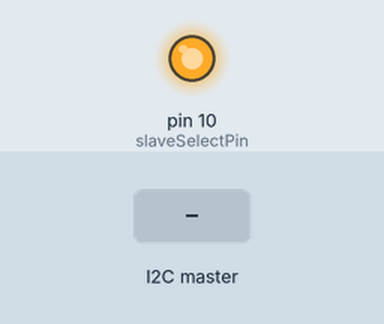
Recording of a sketch running on a simulated Arduino Uno, built with avr-gcc and run on an emulated ATmega328P. On the bench: output pins drawn as LEDs (lit = HIGH). The test bench sets the inputs (shaded band). Pins used as bus, display or sensor lines are not drawn; what the sketch prints to the serial monitor is not drawn.

Above: at 1.8 s.
1.9 s: the I2C master sends the byte 1
Timing chart, 0 to 4.9 s (numbered marks = the images above; inputs shaded):
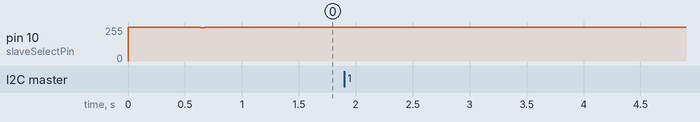

The sketch:

sketch_oct29a.ino
```cpp
#include <SPI.h>
#include <Wire.h>
#include <stdint.h>
// set pin 10 as the slave select for the digital pot:
const int slaveSelectPin = 10;
const byte CMD0_ADSTAT = 0b10000101;
const byte CMD1_ADSTAT = 0b01101010;
const byte CMD0_RDSTATA = 0b10000000;
const byte CMD1_RDSTATA = 0b00010000;
const byte CMD0_RDCVA = 0b10000000;
const byte CMD1_RDCVA = 0b00000100;
const byte CMD0_RDCVC = 0b10000000;
const byte CMD1_RDCVC = 0b00001000;
const byte CMD0_WRCFG = 0b10000000;
const byte CMD1_WRCFG = 0b00000001;
const byte CMD0_RDCFG = 0b10000000;
const byte CMD1_RDCFG = 0b00000010;
const byte ADCV0 =0b10000011;
int32_t vcells[4]={0,0,0,0};
unsigned int temp=0;
int current=0;
int current1=0;
int current2=0;
int current3=0;
int current4=0;
unsigned int vmin=0;
int updating = 0;
const byte PEC0_ADSTAT = 0b11010110;
const byte PEC1_ADSTAT = 0b11101100;
const byte PEC0_RDSTATA = 0b10011101;
const byte PEC1_RDSTATA = 0b01100110;
const byte PEC0_RDCVA =0b01110111;
const byte PEC1_RDCVA= 0b11010110;
const byte PEC0_RDCVC =0b00101110;
const byte PEC1_RDCVC= 0b01000110;
const byte PEC0_WRCFG = 0b01001101;
const byte PEC1_WRCFG = 0b01111010;
const byte PEC0_RDCFG=0b01011011;
const byte PEC1_RDCFG=0b00011110;

const byte PEC0_WRCFG0 = 0b00111101;
const byte PEC1_WRCFG0 = 0b01101110;

const byte CFGR0 = 0b00000110;
const byte CFGR1 = 0b01010010;
const byte CFGR2 = 0b10000111;
const byte CFGR3 = 0b10111011;
const byte CFGR4[7]={0x00, 0b00000010,0b00000100,0b01000000,0b10000000,0b11000000, 0b00000110};
const byte CFGR5[3]= {0x00,0b00010000, 0b00100000};
const byte PEC0_CFG[15] = {0b11110000,0b00110000,0b00010111,0b10010011, 0b11011011, 0b10001100, 0b11100011,0b11011101, 0b11111010, 0b01111110,0b00110110, 0b01100001,0b00001110};
const byte PEC1_CFG[15]= {0b00011110, 0b10011010,0b01010110, 0b00111010,0b00100100, 0b11111100,0b00101110, 0b11101000,0b00100100,0b01010110,0b10001110, 0b01011100};
const byte ADCV1= 0b01100000;
const byte PEC0_ADCV1[4] ={ 0b10000100, 0b00001111, 0b00011001, 0b10010010 };
const byte PEC1_ADCV1[4] = {0b01111000, 0b01001010, 0b00101110, 0b00011100};
const byte RDSTATA[4] = {CMD0_RDSTATA, CMD1_RDSTATA, PEC0_RDSTATA, PEC1_RDSTATA };
const byte RDCVA[4] = {CMD0_RDCVA, CMD1_RDCVA, PEC0_RDCVA, PEC1_RDCVA };
const byte RDCVC[4] = {CMD0_RDCVC, CMD1_RDCVC, PEC0_RDCVC, PEC1_RDCVC };

unsigned int vref=0;

typedef enum CELL_DISCHARGE { no_cell,
  cell2,
  cell3,
  cell7,
  cell8,
  cell2_3,
  cell7_8
} CELL_DISCHARGE_t; // cell 2, 3, 7 and 8 correspond to cells 1, 2, 3 and 4 from the battery, respective

typedef enum TIMEOUT {
  disabled,
  halfmin,
  onemin
}TIMEOUT_t;

typedef struct command_struct {
  uint8_t cmd0;
  uint8_t cmd1;
  uint16_t pec;
  }command_struct_t;
typedef union command_message{
  command_struct_t asStruct;
  uint8_t asArray[4];
  }command_message_t;
typedef struct configg_struct {
  uint8_t cfgr0;
  uint8_t cfgr1;
  uint8_t cfgr2;
  uint8_t cfgr3;
  uint8_t cfgr4;
  uint8_t cfgr5;
  uint16_t pec;
}configg_struct_t;
typedef union configg_message{
  configg_struct_t asStruct;
  uint8_t asArray[8];
}configg_message_t;
typedef enum command_type {
  WRCFGt = 0,
  RDCFGt,
  ADCVt,
  RDCVAt,
  RDCVCt,
  }command_type_t;
void set_command(command_message_t * command, command_type_t c_type);
void set_configg( configg_message_t * configg, uint8_t config4, TIMEOUT_t mins);
void write_read(configg_message_t* configg, command_message_t* command, uint8_t* data_read );
void receiveEvent(int howMany);
void wakeup(void);
uint8_t cfg4_old = 11;
unsigned int calculate_voltage( uint8_t reg1, uint8_t reg2);
void calculate_min(void);
uint16_t calculate_pec(uint8_t* datagram, uint8_t dimension);
void send_i2cData(void);

 command_message_t W_command;
 command_message_t rca_command;
 command_message_t rcc_command;
 command_message_t adcv_command;
 configg_message_t my_configg;

  uint8_t data_read1[8]= {0};
  uint8_t data_read2[8]= {0};
  uint8_t incoming_i2c[8] = {0};
void setup() {
  // put your setup code here, to run once:
  pinMode(10, OUTPUT);
  digitalWrite(10, HIGH);
  pinMode(12, INPUT);   // configguring SPI pins
  pinMode(11, OUTPUT);
  pinMode(13, OUTPUT);
  digitalWrite(13, HIGH);
  set_command(&W_command, WRCFGt);
  set_command(&rcc_command, RDCVCt);
  set_command(&rca_command, RDCVAt);
  set_command(&adcv_command, ADCVt);
  // initialize SPI:
  SPI.begin();
  SPI.setClockDivider(SPI_CLOCK_DIV8);
  Wire.setClock(100000);
//  Wire.begin();
//  Wire.onReceive(receiveEvent);

  Serial.begin(9600);
      delay(500);
      Wire.begin(24);
      Wire.onReceive(receiveEvent);
      Wire.onRequest(send_i2cData);
  wakeup();
    write_read(0, &adcv_command, 0);
    delay(50);
    wakeup();
    write_read(0, &rca_command, data_read1);

    vcells[cell2-1]= calculate_voltage(data_read1[2], data_read1[3]); // assembly the values
    vcells[cell3-1]= calculate_voltage(data_read1[4], data_read1[5]);

    wakeup();
    write_read(0, &rcc_command, data_read2);
    vcells[cell8-1]= calculate_voltage(data_read2[2], data_read2[3]);
   vcells[cell7-1]= calculate_voltage(data_read2[0], data_read2[1]);
}

void loop() {
  // put your main code here, to run repeatedly:
  //delay(500);
//  Wire.onReceive(receiveEvent);
//  Wire.onRequest(send_i2cData);


    //cfg4_old= incoming_i2c[0] ;
    //set_configg(&my_configg, 0, halfmin);
    //command_message_t


   // set_command(&command, WRCFGt);
//    set_configg(&my_configg, cell8, halfmin);
//    wakeup();
//    write_read(&my_configg, &W_command, 0);
//    delay(1000);
//
//    set_configg(&my_configg, cell7, halfmin);
//    wakeup();
//    write_read(&my_configg, &W_command, 0);
//    delay(1000);
//
//    set_configg(&my_configg, cell3, halfmin);
//    wakeup();
//    write_read(&my_configg, &W_command, 0);
//    delay(1000);
//
//    set_configg(&my_configg, cell2, halfmin);
//    wakeup();
//    write_read(&my_configg, &W_command, 0);
//    delay(1000);
//


}
void send_i2cData(void)
{
   //Wire.beginTransmission(10);
   for (int i = 0; i<4 ; i++)
   {
    Wire.write(vcells[i]>>8);
    Wire.write(vcells[i]&0xff);
    Serial.print("Sending ");
    Serial.print(vcells[i]);
    Serial.println("...");
   }
   //Wire.endTransmission();
}
void receiveEvent(int howMany)
{
  int i = 0;


  while(Wire.available())
  {
    incoming_i2c[i] = Wire.read();
    i++;
    Serial.print("Got ");
    Serial.println(incoming_i2c[i-1]);
  }
  if(incoming_i2c[5] !=0)
  {
    wakeup();
    write_read(0, &adcv_command, 0);
    delay(50);
    wakeup();
    write_read(0, &rca_command, data_read1);

    vcells[cell2-1]= calculate_voltage(data_read1[2], data_read1[3]); // assembly the values
    vcells[cell3-1]= calculate_voltage(data_read1[4], data_read1[5]);

    wakeup();
    write_read(0, &rcc_command, data_read2);
    vcells[cell8-1]= calculate_voltage(data_read2[2], data_read2[3]);
   vcells[cell7-1]= calculate_voltage(data_read2[0], data_read2[1]);
    Serial.print(vcells[0]);
    Serial.print(",");
    Serial.print(vcells[1]);
    Serial.print(",");
    Serial.print(vcells[2]);
    Serial.print(",");
    Serial.print(vcells[3]);
    Serial.println(",");
  }

  wakeup();
   // write_read(&my_configg, &W_command, 0);
   //incoming_i2c[4] =0;
   write_read((configg_message_t*)incoming_i2c, &W_command, 0);

}
void set_command(command_message_t * command, command_type_t c_type)
{
  switch(c_type)
  {
    case WRCFGt:
    {
      command->asStruct.cmd0= CMD0_WRCFG;
      command->asStruct.cmd1= CMD1_WRCFG;
      break;
    }

    case RDCFGt:
    {
      command->asStruct.cmd0= CMD0_RDCFG;
      command->asStruct.cmd1= CMD1_RDCFG;
      break;
    }

    case ADCVt:
    {
      command->asStruct.cmd0= ADCV0;
      command->asStruct.cmd1= ADCV1;
      break;
    }
    case RDCVCt:
    {
      command->asStruct.cmd0= CMD0_RDCVC;
      command->asStruct.cmd1= CMD1_RDCVC;
      break;
    }

    case RDCVAt:
    {
      command->asStruct.cmd0= CMD0_RDCVA;
      command->asStruct.cmd1= CMD1_RDCVA;
      break;
    }

    default:
    {
      command->asStruct.cmd0= CMD0_RDCVA;
      command->asStruct.cmd1= CMD1_RDCVA;
      break;
    }

  }
  if(command!=0) // write
  {
    uint16_t pec = calculate_pec(command->asArray, 2);
    command->asArray[2] = pec>>8;
    command->asArray[3] = pec &0xFF;
    /*if(pec>>8== PEC0_WRCFG)
    {
      PORTB|=(1<<7);
    }*/

  }

}
void set_configg(configg_message_t * configg, uint8_t config4, TIMEOUT_t mins)
{
  configg->asStruct.cfgr0= CFGR0;
  configg->asStruct.cfgr1= CFGR1;
  configg->asStruct.cfgr2= CFGR2;
  configg->asStruct.cfgr3= CFGR3;
  configg->asStruct.cfgr4= CFGR4[config4];
  configg->asStruct.cfgr5= CFGR5[mins];
  uint16_t pec = calculate_pec(configg->asArray, 6);
  configg->asArray[6] = pec>>8;
  configg->asArray[7] = pec &0xFF;
  /*if((configg->asStruct.pec>>8)==PEC0_CFG[cell7halfmin])
  {
    PORTB|=(1<<7);
  }*/
}
void write_read(configg_message_t* configg, command_message_t* command, uint8_t* data_read )
{
  digitalWrite(10, LOW);
  for(int i=0; i<4; i++)
  {
    SPI.transfer(command->asArray[i]);
  }
  if(data_read==0)
  {
    if(configg != 0)
    {
      for(int i=0; i<8; i++)
      {
        SPI.transfer(configg->asArray[i]);
      }

    //PORTB|=(1<<7);
    }
  }
  else
  {
    for(int i=0; i<8; i++)
    {
      data_read[i]= SPI.transfer(0);
    }
  }
  digitalWrite(10, HIGH);
  delay(3);
}
void wakeup(void) {
  SPI.endTransaction();
  digitalWrite(13, HIGH);
  digitalWrite(10, HIGH);
  delay(10);
  digitalWrite(10, LOW);
  delayMicroseconds(1);
  digitalWrite(13, LOW);
  delayMicroseconds(10);
  SPI.beginTransaction(SPISettings(10000, MSBFIRST, SPI_MODE3));
  SPI.transfer(0x00);
  digitalWrite(10, HIGH);
  delay(3);
}


unsigned int calculate_voltage( uint8_t reg1, uint8_t reg2) {
  unsigned int vcell = reg2<<8;
  return (unsigned int) vcell + reg1;
}

void calculate_min(void){
  vmin= vcells[cell2-1]<vcells[cell3-1]?vcells[cell2-1]:vcells[cell3-1]; //
  vmin= vcells[cell7-1]<vmin? vcells[cell7-1]:vmin;
  vmin= vcells[cell8-1]<vmin?vcells[cell8-1]:vmin;
  if(vcells[cell8-1]==vmin)
    vref=cell8-1;
  if(vcells[cell7-1]==vmin)
    vref=cell7-1;
  if(vcells[cell3-1]==vmin)
    vref=cell7-1;
  if(vcells[cell2-1]==vmin)
    vref=cell2-1;
} // a -1 is used because the readings of the cells are stored in the array starting at vcells[0] for cell 1 and so on
uint16_t calculate_pec(uint8_t* datagram, uint8_t dimension)
{
  uint8_t bytee;
  uint16_t pec = 0;
  bool bitt, IN0, IN3, IN4, IN7, IN8, IN10, IN14;
  bool PEC[16] = {0};
  PEC[4] = 1;
  for(int i=0;i<dimension;i++)
  {
    bytee = datagram[i];

    for(int j=0;j<8;j++)
    {
      bitt = (bool)((bytee& 0x80)>>7);
      IN0 = bitt ^ PEC[14];
      IN3 = IN0 ^ PEC[2];
      IN4 = IN0 ^ PEC[3];
      IN7 = IN0 ^ PEC[6];
      IN8 = IN0 ^ PEC[7];
      IN10 = IN0 ^ PEC[9];
      IN14 = IN0 ^ PEC[13];
      PEC[14] = IN14;
      PEC[13] = PEC[12];
      PEC[12] = PEC[11];
      PEC[11] = PEC[10];
      PEC[10] = IN10;
      PEC[9] = PEC[8];
      PEC[8] = IN8;
      PEC[7] = IN7;
      PEC[6] = PEC [5];
      PEC[5] = PEC [4];
      PEC[4] = IN4;
      PEC[3] = IN3;
      PEC[2] = PEC[1];
      PEC[1] = PEC[0];
      PEC [0] = IN0;
      bytee= bytee<<1;
    }
  }
  for(int i=14;i>=0;i--)
  {
    pec = pec | PEC[i];
    pec = pec<<1;
  }

  return pec;
}
```
